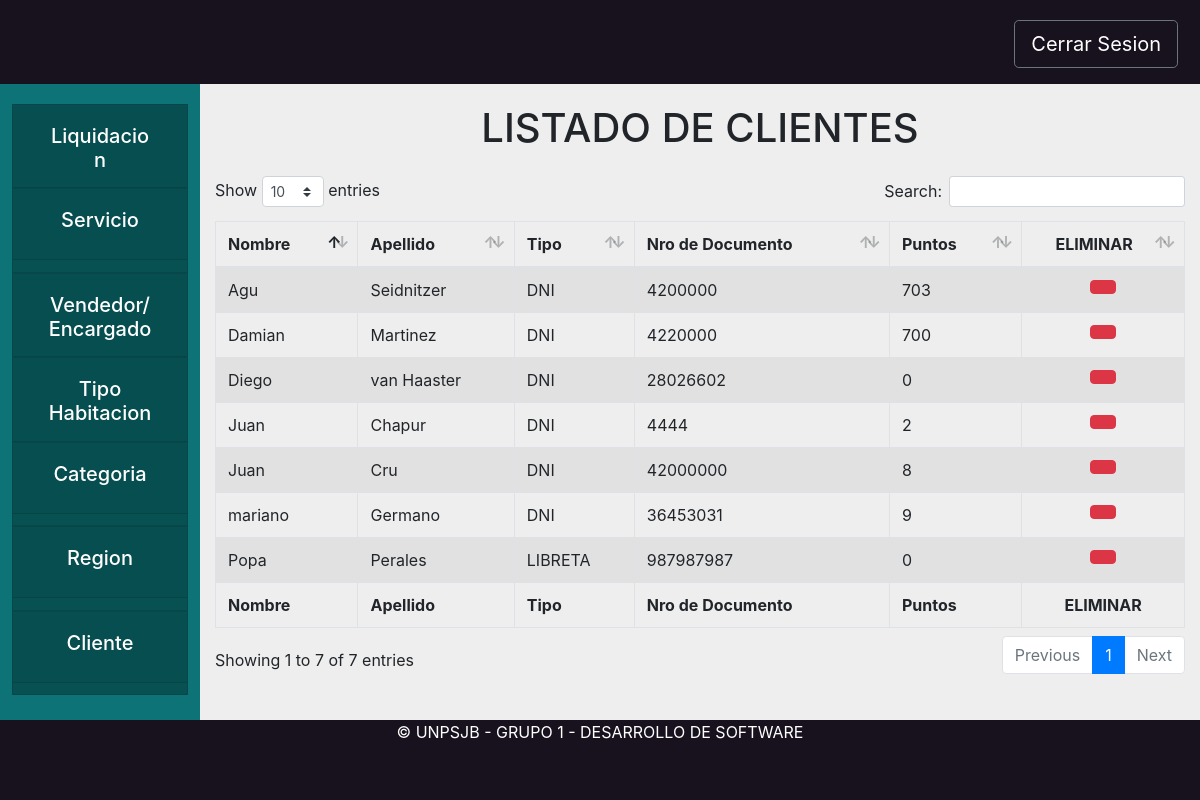
/core/clienteAdmin, run on the app's committed database.
### core/models.py (models this page shows, shortened)
class Rol(models.Model):
    TIPO = 0
    TIPOS = [
        (0, "rol")
    ]
    persona = models.ForeignKey(Persona, related_name="roles", on_delete=models.CASCADE)
    tipo = models.PositiveSmallIntegerField(choices=TIPOS)

class Cliente(Rol):
    TIPO = 3
    bajaCliente = models.BooleanField(default=False) #Baja Logica
    puntos = models.PositiveIntegerField(default=0)

class Rol(models.Model):
    TIPO = 0
    TIPOS = [
        (0, "rol")
    ]
    persona = models.ForeignKey(Persona, related_name="roles", on_delete=models.CASCADE)
    tipo = models.PositiveSmallIntegerField(choices=TIPOS)

class Persona(models.Model):
    DNI = 0
    PASAPORTE = 1
    LIBRETA = 2
    TIPOS_DOCUMENTO = (
        (DNI, "DNI"),
        (PASAPORTE, "PASAPORTE"),
        (LIBRETA, "LIBRETA")
    )
    objects = PersonaManager.from_queryset(PersonaQuerySet)()
    tipo_documento = models.PositiveSmallIntegerField(choices=TIPOS_DOCUMENTO)
    documento = models.CharField(max_length=13)
    nombre = models.CharField(max_length=200)
    apellido = models.CharField(max_length=200)
    usuario = models.OneToOneField(User, null=True, blank=True, on_delete=models.SET_NULL)

### core/views.py (the view)
# urls.py: path('clienteAdmin', views.cliente, name='cliente'),
def cliente(request):
    colClientes = Cliente.objects.all()
    return render(request, "core/clienteAdmin.html", {"colClientes": colClientes})

### core/templates/core/clienteAdmin.html (shortened to what this page needs)
{% extends 'base/base_administrador.html'%}
{% load static %}
{% block content %}
<center><h1 class="my-4">LISTADO DE CLIENTES</h1></center>
<div class="formularioRegion" id="vistaClientes">
    <table id="example1" class="table table-striped table-bordered" style="width:100%">
        <thead>
            <tr>
                <th>Nombre</th>
                <th>Apellido</th>
                <th>Tipo</th>
                <th>Nro de Documento</th>
                <th>Puntos</th>
                <th>
                    <Center>ELIMINAR</Center>
                </th>
            </tr>
        </thead>
        <tbody>
            {% for cliente in colClientes %}
            <tr>
                <td> {{cliente.persona.nombre}}</td>
                <td> {{cliente.persona.apellido}}</td>
                <td> {{cliente.persona.get_tipo_documento_display}}</td>
                <td> {{cliente.persona.documento}}</td>
                <td> {{cliente.puntos}}</td>
                <td>
                    <center>
                        {% if cliente.bajaCliente %}
                        <button type="button" class="btn btn-success" data-toggle="modal" data-target="#reciclarCliente"
                            onclick="abrir_modal('{% url 'core:modalReciclarCliente' cliente.pk %}','#reciclarCliente');"
                            title="Reciclar">
                            <i class="fas fa-recycle"></i>
                        </button>
                        {% else %}
                        <button type="button" class="btn btn-danger" data-toggle="modal" data-target="#eliminarCliente"
                            onclick="abrir_modal('{% url 'core:modalEliminarCliente' cliente.pk %}', '#eliminarCliente');" title="Eliminar">
                        </button>
                        {% endif %}
                    </center>
                </td>
            </tr>
            {% endfor %}
        </tbody>
        <tfoot>
            <tr>
                <th>Nombre</th>
                <th>Apellido</th>
                <th>Tipo</th>
                <th>Nro de Documento</th>
                <th>Puntos</th>
                <th>
                    <Center>ELIMINAR</Center>
                </th>
            </tr>
        </tfoot>
    </table>
</div>
{% endblock content %}

### static/css/styleBase.css (style rules this page uses)
.bodyComplete { background-color: #eeeeee; width: 100%; height: 100%; }

### data on the page
Cliente: persona.nombre "Diego", persona.apellido "van Haaster", persona.tipo_documento "DNI", persona.documento "28026602", puntos "0"
Cliente: persona.nombre "Damian", persona.apellido "Martinez", persona.tipo_documento "DNI", persona.documento "4220000", puntos "700"
Cliente: persona.nombre "Juan", persona.apellido "Chapur", persona.tipo_documento "DNI", persona.documento "4444", puntos "2"
Cliente: persona.nombre "Agu", persona.apellido "Seidnitzer", persona.tipo_documento "DNI", persona.documento "4200000", puntos "703"
Cliente: persona.nombre "mariano", persona.apellido "Germano", persona.tipo_documento "DNI", persona.documento "36453031", puntos "9"
Cliente: persona.nombre "Juan", persona.apellido "Cru", persona.tipo_documento "DNI", persona.documento "42000000", puntos "8"
Cliente: persona.nombre "Popa", persona.apellido "Perales", persona.tipo_documento "LIBRETA", persona.documento "987987987", puntos "0"
